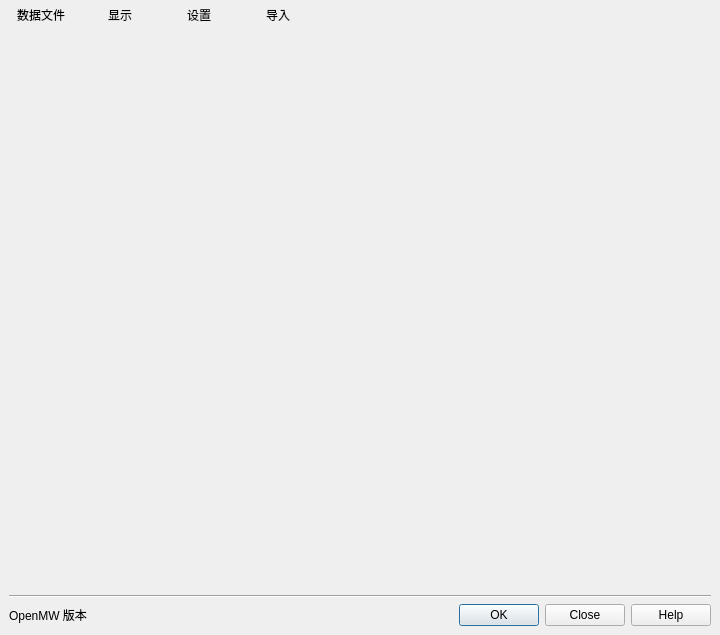
<?xml version="1.0" encoding="UTF-8"?>
<ui version="4.0">
 <class>MainWindow</class>
 <widget class="QMainWindow" name="MainWindow">
  <property name="geometry">
   <rect>
    <x>0</x>
    <y>0</y>
    <width>720</width>
    <height>635</height>
   </rect>
  </property>
  <property name="minimumSize">
   <size>
    <width>720</width>
    <height>635</height>
   </size>
  </property>
  <property name="windowTitle">
   <string>OpenMW 启动器</string>
  </property>
  <property name="windowIcon">
   <iconset resource="../../../files/launcher/launcher.qrc">
    <normaloff>:/images/openmw.png</normaloff>:/images/openmw.png</iconset>
  </property>
  <widget class="QWidget" name="centralwidget">
   <layout class="QVBoxLayout" name="verticalLayout_2">
    <item>
     <widget class="QStackedWidget" name="pagesWidget"/>
    </item>
    <item>
     <widget class="Line" name="line">
      <property name="orientation">
       <enum>Qt::Horizontal</enum>
      </property>
     </widget>
    </item>
    <item>
     <layout class="QHBoxLayout" name="horizontalLayout">
      <item>
       <widget class="QLabel" name="versionLabel">
        <property name="text">
         <string>OpenMW 版本</string>
        </property>
       </widget>
      </item>
      <item>
       <spacer name="horizontalSpacer">
        <property name="orientation">
         <enum>Qt::Horizontal</enum>
        </property>
        <property name="sizeHint" stdset="0">
         <size>
          <width>40</width>
          <height>20</height>
         </size>
        </property>
       </spacer>
      </item>
      <item>
       <widget class="QDialogButtonBox" name="buttonBox">
        <property name="standardButtons">
         <set>QDialogButtonBox::Close|QDialogButtonBox::Help|QDialogButtonBox::Ok</set>
        </property>
       </widget>
      </item>
     </layout>
    </item>
   </layout>
  </widget>
  <widget class="QToolBar" name="toolBar">
   <property name="windowTitle">
    <string>toolBar</string>
   </property>
   <property name="layoutDirection">
    <enum>Qt::LeftToRight</enum>
   </property>
   <property name="styleSheet">
    <string notr="true">QToolBar {
	background-attachment: fixed;
	background-image: url(:/images/openmw-header.png);
	background-repeat: none;
	background-position: right;
	border: 0px;
}

QToolButton {
	min-width: 70px;
}
</string>
   </property>
   <property name="movable">
    <bool>false</bool>
   </property>
   <property name="iconSize">
    <size>
     <width>48</width>
     <height>48</height>
    </size>
   </property>
   <property name="toolButtonStyle">
    <enum>Qt::ToolButtonTextUnderIcon</enum>
   </property>
   <property name="floatable">
    <bool>false</bool>
   </property>
   <attribute name="toolBarArea">
    <enum>TopToolBarArea</enum>
   </attribute>
   <attribute name="toolBarBreak">
    <bool>false</bool>
   </attribute>
   <addaction name="dataAction"/>
   <addaction name="graphicsAction"/>
   <addaction name="settingsAction"/>
   <addaction name="importAction"/>
  </widget>
  <action name="dataAction">
   <property name="checkable">
    <bool>true</bool>
   </property>
   <property name="icon">
    <iconset resource="../../../files/launcher/launcher.qrc">
     <normaloff>:/images/openmw-plugin.png</normaloff>:/images/openmw-plugin.png</iconset>
   </property>
   <property name="text">
    <string>数据文件</string>
   </property>
   <property name="toolTip">
    <string>可以安装数据文件和目录</string>
   </property>
   <property name="statusTip">
    <string/>
   </property>
   <property name="whatsThis">
    <string/>
   </property>
  </action>
  <action name="graphicsAction">
   <property name="checkable">
    <bool>true</bool>
   </property>
   <property name="icon">
    <iconset resource="../../../files/launcher/launcher.qrc">
     <normaloff>:/images/preferences-video.png</normaloff>:/images/preferences-video.png</iconset>
   </property>
   <property name="text">
    <string>显示</string>
   </property>
   <property name="toolTip">
    <string>可以改变图像设置</string>
   </property>
  </action>
  <action name="settingsAction">
   <property name="checkable">
    <bool>true</bool>
   </property>
   <property name="icon">
    <iconset resource="../../../files/launcher/launcher.qrc">
     <normaloff>:/images/preferences.png</normaloff>:/images/preferences.png</iconset>
   </property>
   <property name="text">
    <string>设置</string>
   </property>
   <property name="toolTip">
    <string>可以调节引擎设置</string>
   </property>
  </action>
  <action name="importAction">
   <property name="checkable">
    <bool>true</bool>
   </property>
   <property name="icon">
    <iconset resource="../../../files/launcher/launcher.qrc">
     <normaloff>:/images/preferences-advanced.png</normaloff>:/images/preferences-advanced.png</iconset>
   </property>
   <property name="text">
    <string>导入</string>
   </property>
   <property name="toolTip">
    <string>可以从原版引擎导入数据</string>
   </property>
  </action>
 </widget>
 <resources>
  <include location="../../../files/launcher/launcher.qrc"/>
 </resources>
 <connections/>
</ui>
